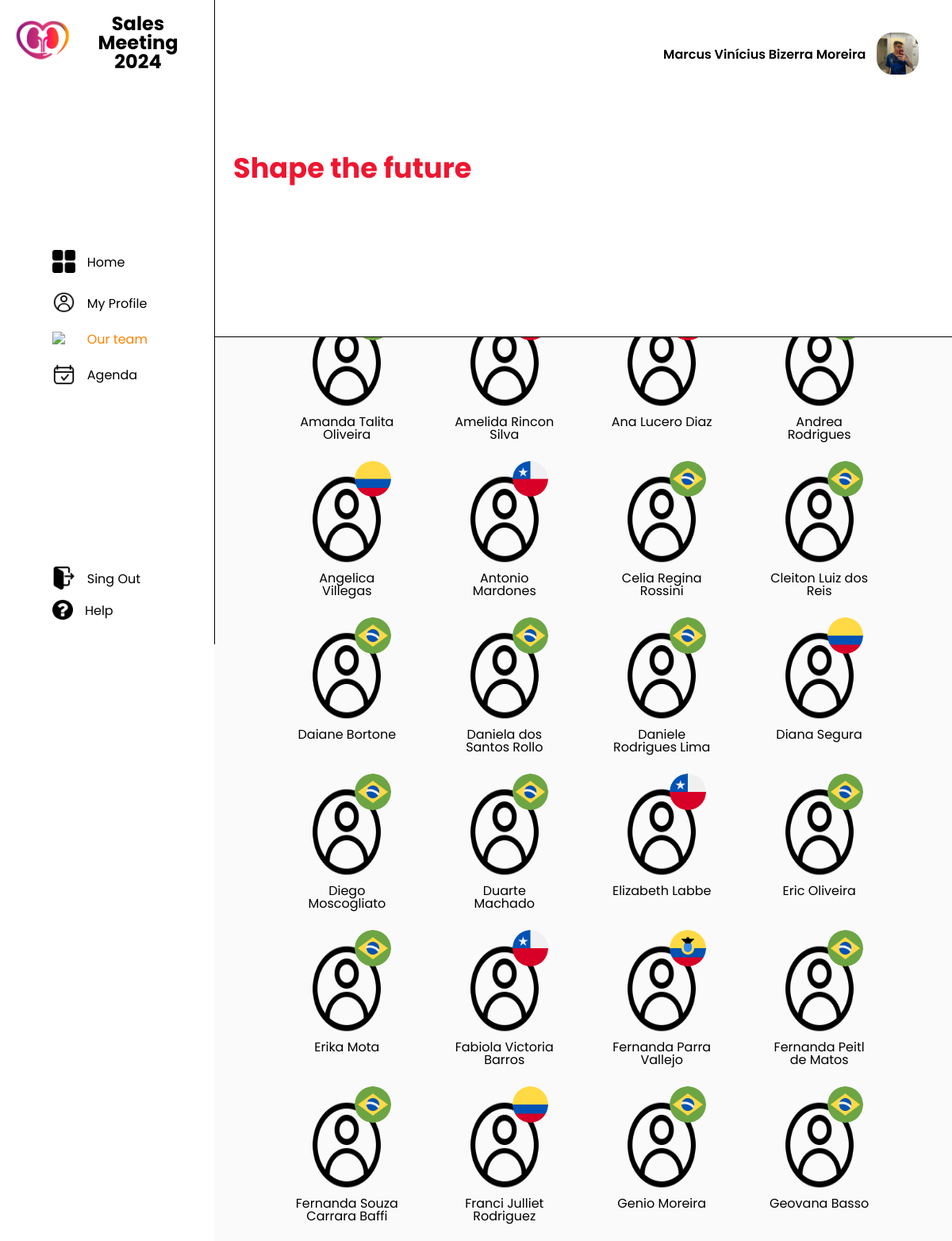
The page /evento/time.php (signed in, upper part) on the database its author committed.
### tables this page shows
CREATE TABLE `cadastro` (
  `id` int(11) NOT NULL,
  `nome` varchar(255) NOT NULL,
  `email` varchar(255) NOT NULL,
  `senha` varchar(255) NOT NULL,
  `cpf` varchar(11) NOT NULL,
  `cargo` varchar(255) NOT NULL,
  `sobre` varchar(5000) NOT NULL,
  `pais` varchar(255) NOT NULL,
  `endereco` varchar(2000) NOT NULL,
  `imagem` varchar(220) NOT NULL DEFAULT 'perfil.png',
  `tamanho_chinelo` varchar(255) NOT NULL,
  `tamanho_camiseta` varchar(255) NOT NULL,
  `tipo_documento` varchar(255) NOT NULL,
  `tamanho_calca` varchar(255) NOT NULL,
  `musica` varchar(255) NOT NULL,
  `data_nascimento` date NOT NULL,
  `idiomas` varchar(255) NOT NULL,
  `signo` varchar(255) NOT NULL,
  `formacao` varchar(255) NOT NULL,
  `pets` varchar(255) NOT NULL,
  `restricao` varchar(255) NOT NULL,
  `linkedin` varchar(255) NOT NULL,
  `fuma` varchar(255) NOT NULL,
  `interesses` varchar(500) NOT NULL,
  `voo` varchar(500) NOT NULL,
  `contry` varchar(255) NOT NULL DEFAULT 'paises'
);

### evento/time.php (the view, shortened to what this page needs)
<?php
    require('painel/conecta.php');
?>
<!DOCTYPE html>
    <html lang="pt-br">
    <head>
        <link rel="stylesheet" href="assets/css/reset.css">
        <link href='https://unpkg.com/boxicons@2.1.4/css/boxicons.min.css' rel='stylesheet'>
        <link rel="stylesheet" href="assets/css/estilo.css">
    </head>
    <body>
        <div class="home_page">
            <section class="menu">
                <div class="logo">
                    <div class="img_logo">
                        <a href="home.php"><img class="logo_img" src="assets/img/Imageam2.png" alt="Logo Sales Meeting 2024"></a>
                    </div>
                    <div class="titulo_logo">
                        <h1>Sales Meeting</h1>
                        <h1>2024</h1>
                    </div>
                </div>
                <div class="header_menu" id="header_menu">
                    <nav class="menu_header">
                        <a href="home.php" id="home" onmouseover="mouseEmCimaHome(this)" onmouseout="mouseForaHome(this)"><div class="icon"><img class="img_icon" src="assets/img/icons/home.png" id="img_home"></div>Home</a>
                        <a href="perfil.php" id="perfil" onmouseover="mouseEmCimaPerfil(this)" onmouseout="mouseForaPerfil(this)"><div class="icon"><img class="img_icon" src="assets/img/icons/perfil.png" id="img_perfil"></div>My Profile</a>
                        <a href="time.php" class="color_active"><div class="icon"><img class="img_icon" src="assets/img/icons/time_laranja.png"></div>Our team</a>
                        <a href="agenda.php" id="agenda" onmouseover="mouseEmCimaAgenda(this)" onmouseout="mouseForaAgenda(this)"><div class="icon"><img class="img_icon" src="assets/img/icons/agenda.png" id="img_agenda"></div>Agenda</a>
                    </nav>
                </div>
                <div class="sair" id="sair">
                    <a class="sair_a" href="painel/sair.php" id="sair" onmouseover="mouseEmCimaSair(this)" onmouseout="mouseForaSair(this)"><div class="icon_"><img class="img_icon" src="assets/img/icons/sair.png" id="img_sair"></div>Sing Out</a>
                    <a class="help_a" href="help.php" id="question" onmouseover="mouseEmCimaQuestion(this)" onmouseout="mouseForaQuestion(this)"><div class="icon_help"><img class="img_icon" src="assets/img/icons/question.png" id="img_question"></div>Help</a>
                </div>
            </section>
            <section class="container_home">
                <header class="header_">
                    <div class="titulo_header">
                        <h1>Shape the future</h1>
                    </div>
                    <div class="perfil_header" id="perfil_header">
                    <div class="nome_header">
                            <h3><?php echo $_SESSION['nome']; ?></h3>
                        </div>
                        <div class="img_header">
                            <div>
                                <?php
                                    $id = $_SESSION['id'];
                                    $sql = "SELECT * FROM cadastro WHERE id = $id ";
                                    $consulta = $conexao->query($sql);
                                    while ($dados = $consulta->fetch_assoc()){
                                        ?>
                                            <a href="perfil.php"><img class="header_img" style="border-radius: 20px;" src="upload/<?php echo($dados['imagem']);?>" alt=""></a>
                                        <?php
                                    }
                                ?>
                            </div>
                        </div>
                    </div>
                </header>
                <div class="home_container">
                    <div class="container_time">
                        <?php
                            $sql = "SELECT * FROM cadastro WHERE id != 10 && id != 81 ORDER BY nome ASC";
                            $consulta = $conexao->query($sql);
                            while ($dados = $consulta->fetch_assoc()){
                                ?>
                                <div class="card_time">
                                    <div class="card_img">
                                        <div class="img_time">
                                            <div class="tamanho_img_time">
                                                <a href="infos_time.php?id=<?php echo $dados['id']; ?>" style="display: flex; justify-content: center; "><img class="img_time" style="border-radius: 50%; width: 80%" src="upload/<?php echo($dados['imagem']);?> " alt=""></a>
                                            </div>
                                        </div>
                                    </div>
                                    <?php
                                        $diretorio = "assets/img/contry/";
                                        $extensao = '.png';
                                        $contry = $diretorio.$dados['contry'].$extensao;
                                    ?>
                                    <img src="<?php echo $contry ?>" class="img_pais">
                                    <?php
                                        echo"<div class='nome_time'>";
                                            echo"<h2>" . $dados['nome'] . "</h2>";
                                        echo"</div>";
                                    ?>
                                </div>
                                <?php
                            }
                        ?>
                    </div>
                </div>
            </section>
        </div>
    </body>
</html>

### evento/assets/css/estilo.css (style rules this page uses)
:root { --Branco-cor: #fff; --Preto-cor: #000; --AzulEscuro-cor: #263872; --AzulClaro-cor: #87B2BF; --Laranja-cor: #FA8300; --Vermelho-cor: #EF1630; --Rosa-cor: #F20C65; --Roxo-cor: #8C52FF; --Cinza-cor: #8A8A8A; --CinzaClaro-cor: #FAFAFA; --VerdeClaro-cor: #a8ee6e; }
h1,h2,h3,p,button,a,strong { color: var(--Preto-cor); }
h1 { font-size: 2.5em; font-family: poppins_titulo; }
h2 { font-size: 1.7; font-family: poppins_subtitulo; }
h3 { font-size: 1em; font-family: poppins_subtitulo; }
a, span, form { font-size: 1em; font-family: poppins_corpo; text-decoration: none; }
.home_page { width: 100%; height: 100vh; display: flex; }
.menu { width: 15%; padding-top: 1.5%; padding-bottom: 1.5%; padding-left: 1.5%; padding-right: 1%; display: flex; flex-direction: column; border-right: solid 1px; justify-content: space-between; position: fixed; height: 97vh; z-index: 110; }
.logo { width: 100%; display: flex; }
.img_logo { width: 30%; display: flex; align-items: center; }
.logo_img { width: 100%; }
.titulo_logo { width: 70%; display: flex; flex-direction: column; text-align: center; justify-content: center; }
.titulo_logo h1 { font-size: 1.5em; }
.header_menu { width: 100%; display: flex; flex-direction: column; align-items: center; }
.menu_header { width: 60%; display: flex; flex-direction: column; gap: 20px; }
.menu_header a { width: 100%; display: flex; align-items: center; gap: 15px; }
.icon { width: 20%; }
.icon_ { width: 20%; }
.img_icon { width: 100%; margin-right: 60%; }
.sair { width: 100%; display: flex; flex-direction: column; align-items: center; }
.sair_a, .help_a { width: 60%; display: flex; align-items: center; gap: 15px; margin-bottom: 4%; }
.icon_help { width: 18%; }
.color_active { color: var(--Laranja-cor); }
.container_home { width: 100%; background-color: var(--CinzaClaro-cor); margin-left: 17.5%; }
.header_ { width: 79%; display: flex; padding: 2%; border-bottom: solid 1px; justify-content: space-between; background-color: var(--Branco-cor); height: 10%; position: fixed; z-index: 109; }
.titulo_header { display: flex; align-items: center; }
.titulo_header h1 { color: var(--Vermelho-cor); }
.perfil_header { width: 30%; display: flex; align-items: center; justify-content: space-between; margin-right: 2%; height: 90px; }
.img_header { width: 16%; }
.nome_header { display: flex; width: 80%; justify-content: flex-end; }
.header_img { width: 100%; }
.home_container { display: flex; width: 92%; padding-top: 1%; padding-right: 4%; padding-left: 4%; justify-content: space-between; flex-direction: column; align-items: center; margin-top: 13%; background-color: var(--CinzaClaro-cor); padding-bottom: 4%; }
.container_time { display: flex; width: 100%; flex-wrap: wrap; justify-content: center; }
.card_time { width: 130px; padding: 2%; padding-bottom: 0; height: 180px; }
.img_time { width: 100%; height: 100%; display: flex; align-items: center; justify-content: center; }
.img_pais { border-radius: 50%; position: relative; width: 35%; top: -150px; left: 75px; }
.nome_time { width: 100%; display: flex; justify-content: center; margin-top: -25%; text-align: center; }
.nome_time h2 { font-family: poppins_corpo; }
.card_img { height: 85%; }
.tamanho_img_time { height: 80%; display: flex; justify-content: center; }
@media screen and (min-width: 1024px) and (max-width: 1450px) { .perfil_header { width: 38%; } }
@media screen and (min-width: 1024px) and (max-width: 1450px) { .titulo_header h1 { font-size: 2.2em; } }
@media screen and (min-width: 1024px) and (max-width: 1450px) { .menu { width: 20%; } }
@media screen and (min-width: 1024px) and (max-width: 1450px) { .container_home { width: 77.5%; margin-left: 22.5%; } }
@media screen and (min-width: 1024px) and (max-width: 1450px) { .header_ { width: 73.5%; } }
@media screen and (min-width: 1024px) and (max-width: 1450px) { .home_container { margin-top: 16%; } }
@media screen and (min-width: 1024px) and (max-width: 1450px) { .container_time { padding: 1%; gap: 4%; } }
@media screen and (min-width: 1024px) and (max-width: 1450px) { .nome_time { margin-top: -45%; } }

### rows shown on the page
cadastro: imagem (picture)
cadastro: imagem (picture), nome "Amanda Talita Oliveira"
cadastro: imagem (picture), nome "Amelida Rincon Silva"
cadastro: imagem (picture), nome "Ana Lucero Diaz"
cadastro: imagem (picture), nome "Andrea Rodrigues"
cadastro: imagem (picture), contry (picture), nome "Angelica Villegas"
cadastro: imagem (picture), contry (picture), nome "Antonio Mardones"
cadastro: imagem (picture), contry (picture), nome "Celia Regina Rossini"
cadastro: imagem (picture), contry (picture), nome "Cleiton Luiz dos Reis"
cadastro: imagem (picture), contry (picture), nome "Daiane Bortone"
cadastro: imagem (picture), contry (picture), nome "Daniela dos Santos Rollo"
cadastro: imagem (picture), contry (picture), nome "Daniele Rodrigues Lima"
cadastro: imagem (picture), contry (picture), nome "Diana Segura"
cadastro: imagem (picture), contry (picture), nome "Diego Moscogliato"
cadastro: imagem (picture), contry (picture), nome "Duarte Machado"
cadastro: imagem (picture), contry (picture), nome "Elizabeth Labbe"
cadastro: imagem (picture), contry (picture), nome "Eric Oliveira"
cadastro: imagem (picture), contry (picture), nome "Erika Mota"
cadastro: imagem (picture), contry (picture), nome "Fabiola Victoria Barros"
cadastro: imagem (picture), contry (picture), nome "Fernanda Parra Vallejo"
cadastro: imagem (picture), contry (picture), nome "Fernanda Peitl de Matos"
cadastro: imagem (picture), contry (picture), nome "Fernanda Souza Carrara Baffi"
cadastro: imagem (picture), contry (picture), nome "Franci Julliet Rodriguez"
cadastro: imagem (picture), contry (picture), nome "Genio Moreira"
cadastro: imagem (picture), contry (picture), nome "Geovana Basso"

### other values the page prints
$_SESSION['nome'] "Marcus Vinícius Bizerra Moreira"
